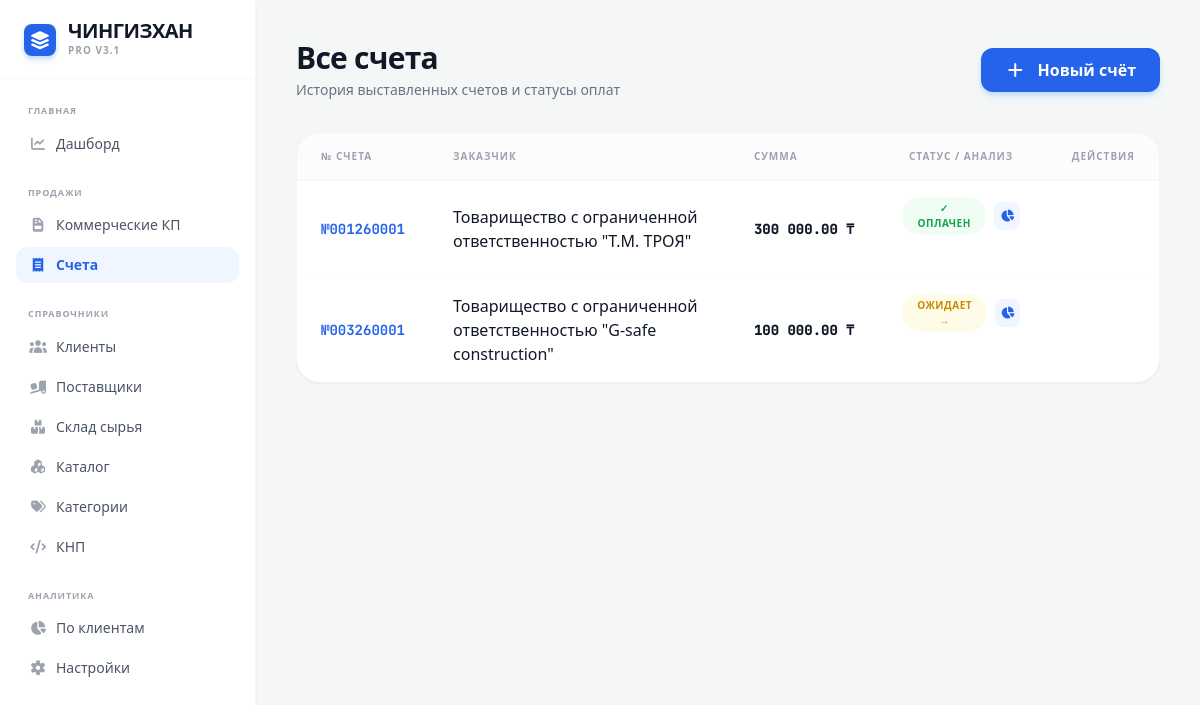
Page /invoices on the committed database.
### tables this page shows
CREATE TABLE invoices (id TEXT PRIMARY KEY, client_id TEXT, date TEXT, subtotal REAL, vat_rate REAL, vat_amount REAL, total REAL, status INTEGER DEFAULT 0, knp TEXT DEFAULT "859", markup REAL DEFAULT 0);

CREATE TABLE clients (id TEXT PRIMARY KEY, name TEXT, bin TEXT, contact TEXT, address TEXT);

### app.py (the view)
@app.route('/invoices')
def invoices_list():
    with sqlite3.connect(DB_NAME) as conn: invoices = conn.cursor().execute("SELECT i.id, c.name, i.date, i.total, i.status FROM invoices i LEFT JOIN clients c ON i.client_id = c.id ORDER BY i.date DESC").fetchall()
    return render_template('invoices.html', invoices=invoices, title="Все счета")

### templates/invoices.html (shortened to what this page needs)
{% extends "base.html" %}
{% block content %}
<div class="p-10 max-w-7xl mx-auto">
    <div class="flex justify-between items-center mb-8">
        <div>
            <h2 class="text-3xl font-black text-gray-900 tracking-tight">{{ title }}</h2>
            <p class="text-gray-500 text-sm mt-1">История выставленных счетов и статусы оплат</p>
        </div>
        <a href="/create_invoice{% if current_client %}?client={{ current_client }}{% endif %}" class="bg-blue-600 text-white px-6 py-2.5 rounded-xl font-bold hover:bg-blue-700 transition shadow-md shadow-blue-200"><i class="fas fa-plus mr-2"></i> Новый счёт</a>
    </div>
    <div class="bg-white rounded-3xl shadow-sm border border-gray-100 overflow-hidden">
        <table class="w-full text-left">
            <thead>
                <tr class="bg-gray-50/50 border-b border-gray-100">
                    <th class="py-4 px-6 text-[10px] font-black text-gray-400 uppercase tracking-widest w-24">№ Счета</th>
                    <th class="py-4 px-6 text-[10px] font-black text-gray-400 uppercase tracking-widest">Заказчик</th>
                    <th class="py-4 px-6 text-[10px] font-black text-gray-400 uppercase tracking-widest">Сумма</th>
                    <th class="py-4 px-6 text-[10px] font-black text-gray-400 uppercase tracking-widest text-center">Статус / Анализ</th>
                    <th class="py-4 px-6 text-[10px] font-black text-gray-400 uppercase tracking-widest text-right">Действия</th>
                </tr>
            </thead>
            <tbody class="divide-y divide-gray-50">
                {% for inv in invoices %}
                <tr class="hover:bg-gray-50 transition group">
                    <td class="py-4 px-6 font-bold text-blue-600 font-mono text-sm"><a href="/edit_invoice/{{ inv[0] }}" class="hover:underline">№{{ inv[0] }}</a></td>
                    <td class="py-4 px-6 text-gray-900 font-medium">{{ inv[1] }}</td>
                    <td class="py-4 px-6 font-black text-gray-900 font-mono text-sm whitespace-nowrap">{{ '{:,.2f}'.format(inv[3]).replace(',', ' ') }} ₸</td>
                    <td class="py-4 px-6 text-center flex justify-center items-center gap-2">
                        {% if inv[4] == 0 %}
                            <button onclick="setStatus('{{ inv[0] }}', 1)" class="px-3 py-1 rounded-full text-[10px] font-bold bg-gray-100 text-gray-500 hover:bg-gray-200 uppercase tracking-wider transition" title="Перевести в Ожидает">Черновик →</button>
                        {% elif inv[4] == 1 %}
                            <button onclick="setStatus('{{ inv[0] }}', 2)" class="px-3 py-1 rounded-full text-[10px] font-bold bg-yellow-50 text-yellow-600 hover:bg-yellow-100 uppercase tracking-wider transition" title="Отметить как Оплачен">Ожидает →</button>
                        {% else %}
                            <button onclick="setStatus('{{ inv[0] }}', 1)" class="px-3 py-1 rounded-full text-[10px] font-bold bg-green-50 text-green-600 hover:bg-green-100 uppercase tracking-wider transition" title="Вернуть в Ожидает">✓ Оплачен</button>
                        {% endif %}
                        <a href="/invoice_stats/{{ inv[0] }}" class="w-7 h-7 flex items-center justify-center bg-blue-50 text-blue-600 hover:bg-blue-100 rounded-lg transition" title="Анализ прибыли"><i class="fas fa-chart-pie text-xs"></i></a>
                    </td>
                </tr>
                {% endfor %}
            </tbody>
        </table>
    </div>
</div>
{% endblock %}

### rows in the picture
invoices: id "001260001", name "Товарищество с ограниченной ответственностью \"Т.М. ТРОЯ\"", total "300 000.00"
invoices: id "003260001", name "Товарищество с ограниченной ответственностью \"G-safe construction\"", total "100 000.00"

### other values in the picture
{{ title }} "Все счета"
